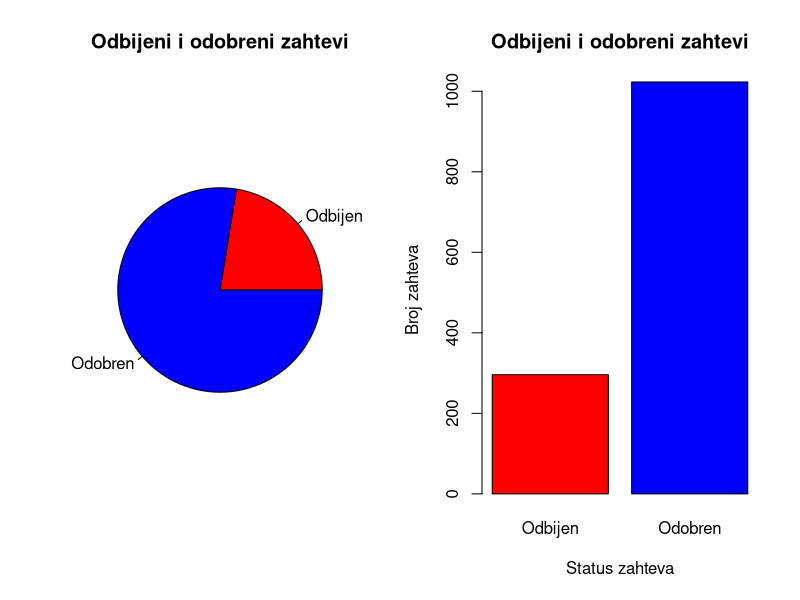
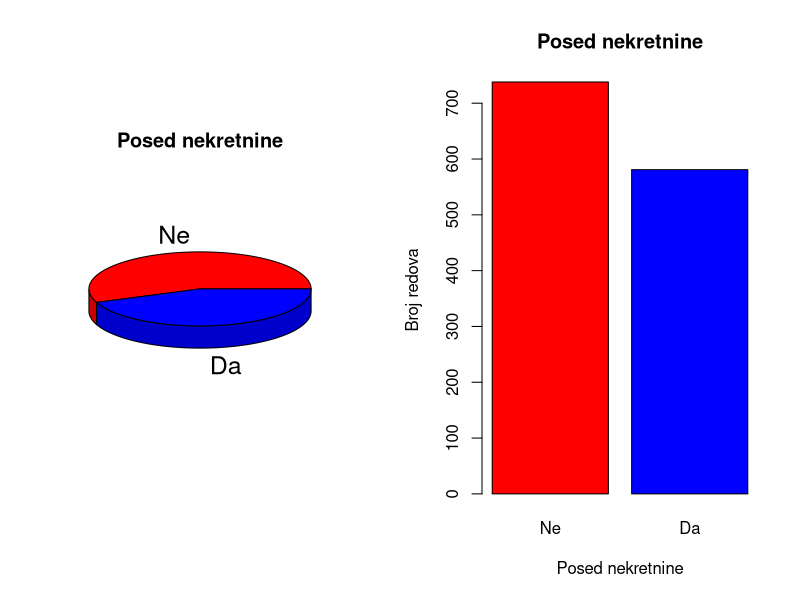
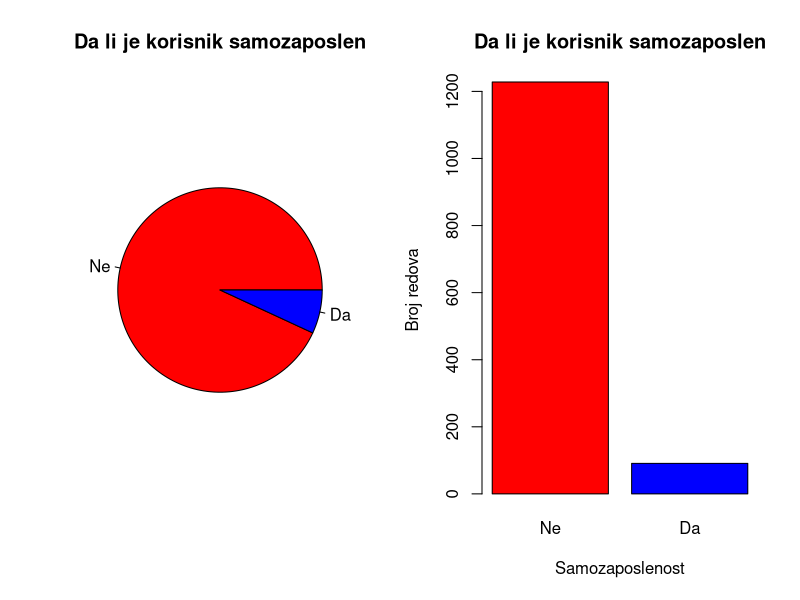
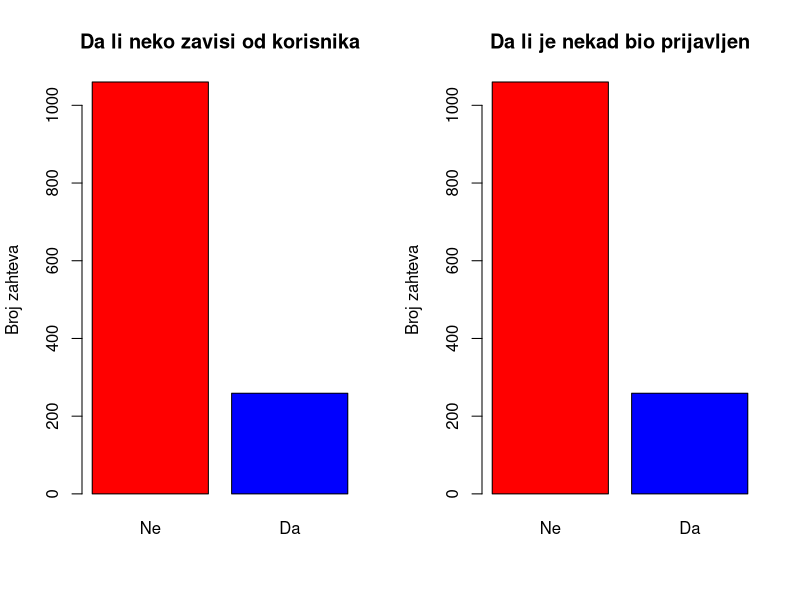
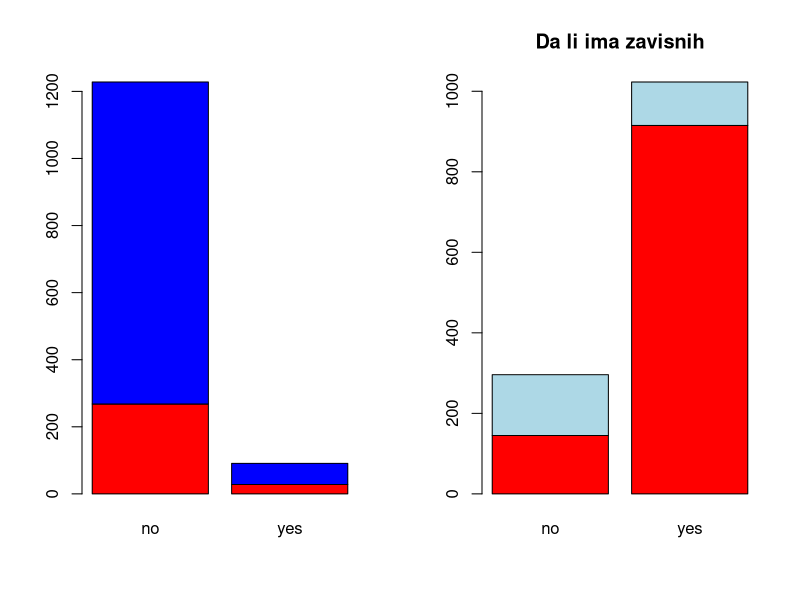
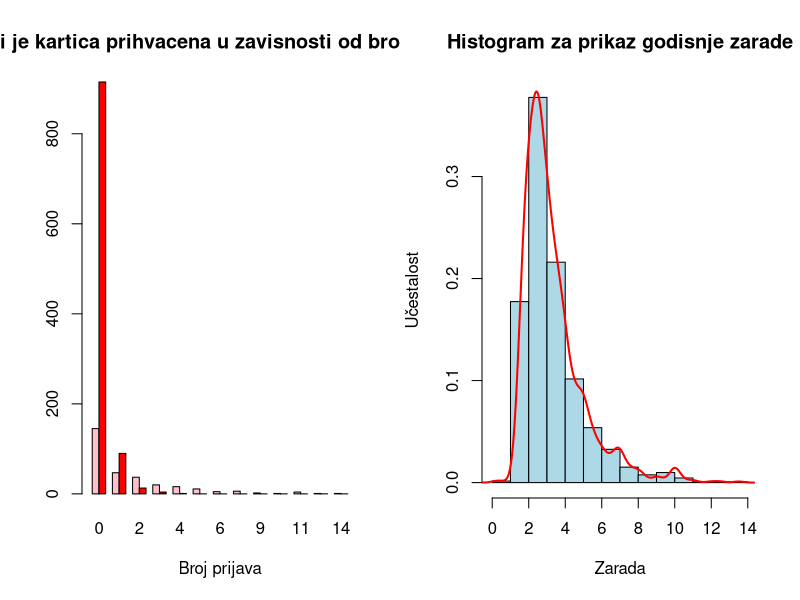
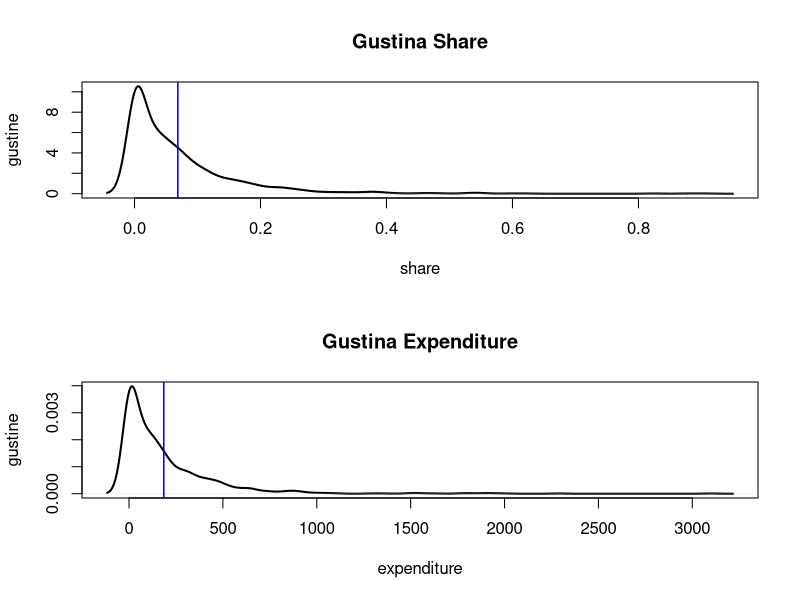
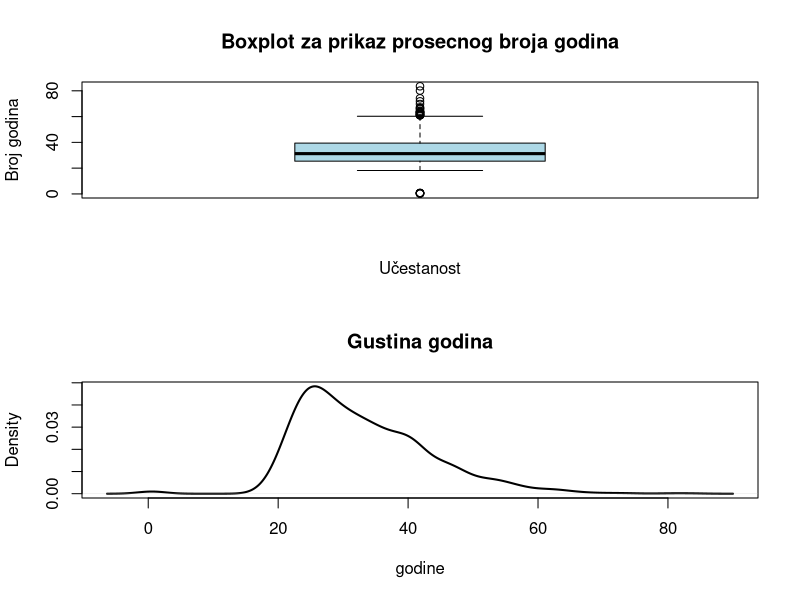

Reproduce these figures in R, in order.
## ---- chunk 1
podaci = read.csv("CreditCard.csv")
head(podaci, 15)
## ---- chunk 2
par(mfrow = c(1,2))
pie(table(podaci$card),
    main = "Odbijeni i odobreni zahtevi",
    col = c("red", "blue"),
    labels = c("Odbijen", "Odobren"))
barplot(table(podaci$card),
    main = "Odbijeni i odobreni zahtevi",
    xlab = "Status zahteva",
    ylab = "Broj zahteva",
    col = c("red", "blue"),
    names.arg = c("Odbijen", "Odobren"))
## ---- chunk 3
broj_kategorija <- table(podaci$card)

print(broj_kategorija)
procenat = (broj_kategorija / sum(broj_kategorija)) * 100
print(procenat)
## ---- chunk 4
par(mfrow = c(1,2))
library(plotrix)
pie3D(table(podaci$owner),
    main = "Posed nekretnine",
    col = c("red", "blue"),
    labels = c("Ne", "Da"))
barplot(table(podaci$owner),
    main = "Posed nekretnine",
    xlab = "Posed nekretnine",
    ylab = "Broj redova",
    col = c("red", "blue"),
    names.arg = c("Ne", "Da"))
## ---- chunk 5
broj_kategorija <- table(podaci$owner)

print(broj_kategorija)
procenat = (broj_kategorija / sum(broj_kategorija)) * 100
print(procenat)
## ---- chunk 6
par(mfrow = c(1,2))
pie(table(podaci$selfemp),
    main = "Da li je korisnik samozaposlen",
    col = c("red", "blue"),
    labels = c("Ne", "Da"))
barplot(table(podaci$selfemp),
    main = "Da li je korisnik samozaposlen",
    xlab = "Samozaposlenost",
    ylab = "Broj redova",
    col = c("red", "blue"),
    names.arg = c("Ne", "Da"))
## ---- chunk 7
interval = 1
interval <- range(podaci$income)
print(interval)
## ---- chunk 8
broj_kategorija <- table(podaci$selfemp)

print(broj_kategorija)
procenat = (broj_kategorija / sum(broj_kategorija)) * 100
print(procenat)
## ---- chunk 9
ima_zavisnih<- ifelse(podaci$reports > 0, 1, 0)
barplot(table(ima_zavisnih),
    main = "Da li neko zavisi od korisnika",
    ylab = "Broj zahteva",
    col = c("red", "blue"),
    names.arg = c("Ne", "Da"))
## ---- chunk 10
prijavw <- ifelse(podaci$reports > 0, 1, 0)
barplot(table(prijavw),
    main = "Da li je nekad bio prijavljen",
    ylab = "Broj zahteva",
    col = c("red", "blue"),
    names.arg = c("Ne", "Da"))
## ---- chunk 11
card_and_owner = table(podaci$card, podaci$owner)
card_and_owner

## ---- chunk 12
chisq.test(podaci$card, podaci$owner)
## ---- chunk 13
zavisnost = table(podaci$card, podaci$selfemp)
barplot(zavisnost, col = c("red", "blue"))
## ---- chunk 14
ima_zavisnih<- ifelse(podaci$reports > 0, 1, 0)
chisq.test(podaci$selfemp, podaci$card)
## ---- chunk 15
barplot((table(ima_zavisnih, podaci$card)), main = "Da li ima zavisnih", col = c("red", "lightblue"))

## ---- chunk 16
ima_zavisnih<- ifelse(podaci$reports > 0, 1, 0)
chisq.test(ima_zavisnih, podaci$card)
## ---- chunk 17
barplot(t(table(podaci$report, podaci$card)), beside = TRUE, main = "Da li je kartica prihvacena u zavisnosti od broj prijava", xlab = "Broj prijava", col = c("pink", "red"))

## ---- chunk 18
chisq.test(podaci$card, podaci$reports)
## ---- chunk 19
mean(podaci$income)
prosecna_mesecna = (podaci$income)/12
mean(prosecna_mesecna)
median(podaci$income)
var (podaci$income)
sd (podaci$income)
## ---- chunk 20

hist(podaci$income, prob = TRUE, col = "lightblue", main="Histogram za prikaz godisnje zarade", xlab="Zarada", ylab ="Učestalost")
var(podaci$income)
lines(density(podaci$income), col = "red", lwd =2)
## ---- chunk 21
quantile(podaci$income)
IQR(podaci$income)
range(podaci$income)

## ---- chunk 22

## ---- chunk 23
par(mfrow = c(2,1))
library(plotrix)
plot (density(podaci$share), main = "Gustina Share", xlab = "share", ylab = "gustine", lwd = 2 )
abline(v = mean(podaci$share), col = "blue", lwd = 1.5)
plot (density(podaci$expenditure), main = "Gustina Expenditure", xlab = "expenditure", ylab = "gustine", lwd = 2 )
abline(v = mean(podaci$expenditure), col = "blue", lwd = 1.5)
## ---- chunk 24

## ---- chunk 25
ks.test(podaci$share, podaci$expenditure)
## ---- chunk 26

## ---- chunk 27
summary(podaci$expenditure)
## ---- chunk 28
summary(podaci$share)
## ---- chunk 29
boxplot(podaci$age, prob = TRUE, col = "lightblue", main="Boxplot za prikaz prosecnog broja godina", xlab="Učestanost", ylab ="Broj godina")

plot (density(podaci$age), main = "Gustina godina", xlab = "godine", lwd = 2 )

## ---- chunk 30
ks.test(podaci$age, pnorm(nrow(podaci),mean(podaci$age), var(podaci$age)))
## ---- chunk 31
boxplot(podaci$dependents, prob = TRUE, col = "lightblue", main="Boxplot za prikaz prosecnog broja godina", xlab="Učestanost", ylab ="Broj godina")

## ---- chunk 32
poseduju = subset(podaci, podaci$owner=="yes")
nemaju = subset(podaci, podaci$owner=="no")

## ---- chunk 33
t.test(poseduju$age, nemaju$age, var.equal = TRUE)
## ---- chunk 34
mean(nemaju$age)
mean(poseduju$age)
## ---- chunk 35
cor.test(podaci$income, podaci$age, method = "spearman", exact = FALSE)
## ---- chunk 36
rank1 = rank(podaci$age)
rank2 = rank(podaci$income)


D = rank1-rank2
Dkvadrat = D^2

n  = nrow(podaci)
rho = 1 - (6 * sum(Dkvadrat)) / (n * (n^2 - 1))


t_statistic <- rho * sqrt(n - 2) / sqrt(1 - rho^2)


p =  2 * pt(-abs(t_statistic), df = n - 2)

print(p)
